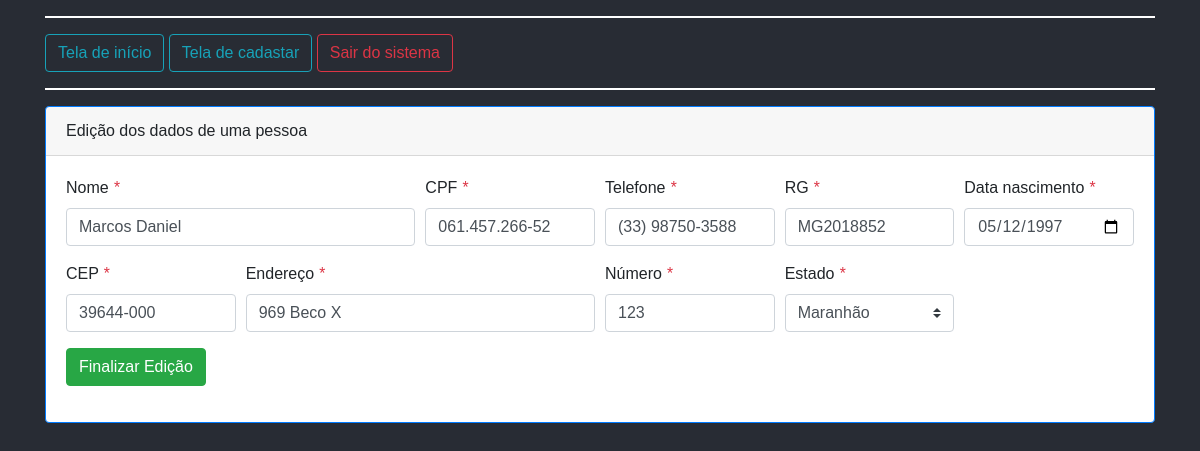
Page /view/editar.php?id=7 (signed in) on the committed database.
### tables this page shows
CREATE TABLE IF NOT EXISTS `pessoas` (
  `id` int NOT NULL AUTO_INCREMENT,
  `endereco_id` int NOT NULL,
  `nome` varchar(50) NOT NULL,
  `cpf` varchar(14) NOT NULL,
  `rg` varchar(35) NOT NULL,
  `data_nascimento` date NOT NULL,
  `data_cadastro` datetime DEFAULT NULL,
  `data_atualizacao` datetime DEFAULT NULL,
  `data_exclusao` datetime DEFAULT NULL,
  `usuario_id` int DEFAULT NULL,
  PRIMARY KEY (`id`),
  KEY `FK_pessoas_enderecos` (`endereco_id`),
  KEY `FK_pessoas_usuarios` (`usuario_id`),
  CONSTRAINT `FK_pessoas_enderecos` FOREIGN KEY (`endereco_id`) REFERENCES `enderecos` (`id`) ON DELETE CASCADE ON UPDATE CASCADE,
  CONSTRAINT `FK_pessoas_usuarios` FOREIGN KEY (`usuario_id`) REFERENCES `usuarios` (`id`) ON DELETE CASCADE ON UPDATE CASCADE
);

CREATE TABLE IF NOT EXISTS `telefones` (
  `id` int NOT NULL AUTO_INCREMENT,
  `pessoa_id` int NOT NULL,
  `telefone` char(16) NOT NULL DEFAULT '0',
  PRIMARY KEY (`id`),
  KEY `FK_telefones_pessoas` (`pessoa_id`),
  CONSTRAINT `FK_telefones_pessoas` FOREIGN KEY (`pessoa_id`) REFERENCES `pessoas` (`id`) ON DELETE CASCADE ON UPDATE CASCADE
);

CREATE TABLE IF NOT EXISTS `enderecos` (
  `id` int NOT NULL AUTO_INCREMENT,
  `estado_id` int NOT NULL,
  `cep` char(50) NOT NULL DEFAULT '',
  `endereco` char(50) NOT NULL DEFAULT '',
  `numero` char(50) NOT NULL DEFAULT '',
  PRIMARY KEY (`id`),
  KEY `FK_enderecos_estados` (`estado_id`),
  CONSTRAINT `FK_enderecos_estados` FOREIGN KEY (`estado_id`) REFERENCES `estados` (`id`) ON DELETE CASCADE ON UPDATE CASCADE
);

CREATE TABLE IF NOT EXISTS `estados` (
  `id` int NOT NULL AUTO_INCREMENT,
  `uf` char(10) NOT NULL DEFAULT '',
  `nome` char(50) NOT NULL,
  PRIMARY KEY (`id`)
);

### controller/ControllerEditar.php (called while the page is built, shortened)
<?php
class ControllerEditar
{
    private $cadastro;
    public function __construct()
    {
        $this->cadastro = new Cadastro();
    }
    public function getPessoa($id)
    {
        return $this->cadastro->getPessoa($id);
    }
}

### model/banco.php (called while the page is built, shortened)
<?php
class Banco
{
    protected $mysqli;
    private function conexao()
    {
        $this->mysqli = new mysqli(BD_SERVIDOR, BD_USUARIO, BD_SENHA, BD_BANCO);
    }
    public function getPessoa($id)
    {
        try {
            $result = $this->mysqli->query("SELECT p.nome, p.cpf, p.rg, p.data_nascimento,
                p.data_cadastro, p.data_atualizacao, ende.cep, ende.endereco, ende.numero,
                est.uf AS estado, u.email, p.id, ende.id as 'estado_id', t.telefone, ende.id as endereco_id
                FROM pessoas p
                INNER JOIN enderecos ende ON ende.id = p.endereco_id
                INNER JOIN estados est ON est.id = ende.estado_id
                INNER JOIN telefones t ON t.pessoa_id = p.id
                INNER JOIN usuarios u ON u.id = p.usuario_id
                WHERE p.data_exclusao IS null AND p.id = $id
            ");
            return $result->fetch_array(MYSQLI_ASSOC);
        } catch (\Throwable $th) {
            return [];
        }
    }
    public function getEstados()
    {
        try {
            $result = $this->mysqli->query("SELECT * FROM estados");
            $array  = [];
            while ($row = $result->fetch_array(MYSQLI_ASSOC)) {
                $array[] = $row;
            }
            return $array;
        } catch (\Throwable $th) {
            return [];
        }
    }
}

### controller/EstadoController.php (called while the page is built)
<?php require_once("../model/banco.php");
class EstadoController
{
    public static function listaEstados()
    {
        $lista = new Banco();
        return $lista->getEstados();
    }
}

### view/form.php (the view, shortened to what this page needs)
<?php
if (isset($_GET['id'])) {
    require_once("../controller/ControllerEditar.php");
    $controller = new ControllerEditar();
    $pessoa     = $controller->getPessoa($_GET['id']);
}
?>
<div class="form-row">
    <div class="col-md-4 mb-3">
        <label for="nome">
            Nome
            <i class="text-danger">*</i>
        </label>
        <input type="text" class="form-control" id="nome" value="<?= !empty($pessoa) ? $pessoa['nome'] : "" ?>" name="nome" placeholder="Nome" required autofocus>
    </div>
    <div class="col-md-2 mb-3">
        <label for="cpf">
            CPF
            <i class="text-danger">*</i>
        </label>
        <input type="text" onblur="validarCPF(this)" class="form-control cpf" minlength="14" maxlength="14" id="cpf" value="<?= !empty($pessoa) ? $pessoa['cpf'] : "" ?>" name="cpf" placeholder="CPF" required>
    </div>
    <div class="col-md-2 mb-3">
        <label for="telefone">
            Telefone
            <i class="text-danger">*</i>
        </label>
        <input type="text" class="form-control telefone" id="telefone" value="<?= !empty($pessoa) ? $pessoa['telefone'] : "" ?>" name="telefone" placeholder="Telefone" required>
    </div>
    <div class="col-md-2 mb-3">
        <label for="rg">
            RG
            <i class="text-danger">*</i>
        </label>
        <input type="text" class="form-control" id="rg" value="<?= !empty($pessoa) ? $pessoa['rg'] : "" ?>" name="rg" placeholder="RG" required>
    </div>
    <div class="col-md-2 mb-3">
        <label for="data_nascimento">
            Data nascimento
            <i class="text-danger">*</i>
        </label>
        <input type="date" class="form-control" max="<?= date("Y-m-d") ?>" id="data_nascimento" value="<?= !empty($pessoa) ? $pessoa['data_nascimento'] : "" ?>" name="data_nascimento" placeholder="Data nascimento" required>
    </div>
</div>
<div class="form-row">
    <div class="col-md-2 mb-3">
        <label for="cep">
            CEP
            <i class="text-danger">*</i>
        </label>
        <input type="text" class="form-control cep" minlength="8" maxlength="8" id="cep" value="<?= !empty($pessoa) ? $pessoa['cep'] : "" ?>" name="cep" placeholder="CEP" required>
    </div>
    <div class="col-md-4 mb-3">
        <label for="endereco">
            Endereço
            <i class="text-danger">*</i>
        </label>
        <input type="text" class="form-control" id="endereco" value="<?= !empty($pessoa) ? $pessoa['endereco'] : "" ?>" name="endereco" placeholder="Endereço" required>
    </div>
    <div class="col-md-2 mb-3">
        <label for="numero">
            Número
            <i class="text-danger">*</i>
        </label>
        <input type="text" class="form-control" id="numero" value="<?= !empty($pessoa) ? $pessoa['numero'] : "" ?>" name="numero" placeholder="Número" required>
    </div>
    <div class="col-md-2 mb-3">
        <label for="estado_id">
            Estado
            <i class="text-danger">*</i>
        </label>
        <select class="custom-select" name="estado_id" id="estado_id" required>
            <?php require_once("../controller/EstadoController.php");
            foreach (EstadoController::listaEstados() as $key => $value) { ?>
                <option class="sigla_<?= $value['uf'] ?>" <?= !empty($pessoa) && $pessoa["estado_id"] == $value['id'] ? "selected" : "" ?> value="<?= $value['id'] ?>">
                    <?= $value['nome'] ?>
                </option>
            <?php } ?>
        </select>
    </div>
</div>

### css/main.css (style rules this page uses)
* { margin: 0; padding: 0; box-sizing: border-box; font-family: 'Reem Kufi Fun', sans-serif; }
.section { height: 100vh; align-items: center; justify-content: center; background: #282c34; }

### rows in the picture
pessoas: nome "Marcos Daniel", cpf "061.457.266-52", telefone "(33) 98750-3588", rg "MG2018852", data_nascimento "05/12/1997", cep "39644-000", endereco "969 Beco X", numero "123"
enderecos: estado_id "Maranhão"
